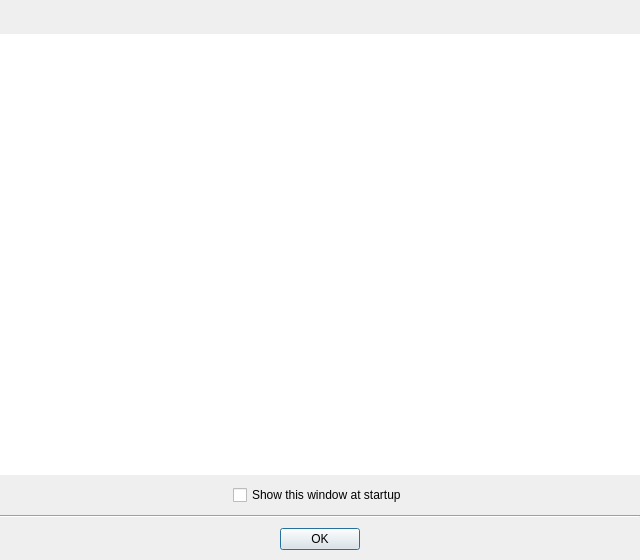
<?xml version="1.0" encoding="UTF-8"?>
<ui version="4.0">
 <class>tmqtAboutDialog</class>
 <widget class="QDialog" name="tmqtAboutDialog">
  <property name="enabled">
   <bool>true</bool>
  </property>
  <property name="geometry">
   <rect>
    <x>0</x>
    <y>0</y>
    <width>640</width>
    <height>560</height>
   </rect>
  </property>
  <property name="windowTitle">
   <string>About TreeMaker</string>
  </property>
  <layout class="QVBoxLayout">
   <property name="spacing">
    <number>10</number>
   </property>
   <property name="leftMargin">
    <number>0</number>
   </property>
   <property name="topMargin">
    <number>10</number>
   </property>
   <property name="rightMargin">
    <number>0</number>
   </property>
   <property name="bottomMargin">
    <number>10</number>
   </property>
   <item alignment="Qt::AlignmentFlag::AlignHCenter">
    <widget class="QLabel" name="labelAbout">
     <property name="enabled">
      <bool>true</bool>
     </property>
     <property name="sizePolicy">
      <sizepolicy hsizetype="Minimum" vsizetype="Fixed">
       <horstretch>0</horstretch>
       <verstretch>0</verstretch>
      </sizepolicy>
     </property>
     <property name="font">
      <font>
       <bold>true</bold>
      </font>
     </property>
     <property name="textInteractionFlags">
      <set>Qt::TextInteractionFlag::NoTextInteraction</set>
     </property>
    </widget>
   </item>
   <item>
    <widget class="QTextBrowser" name="textBrowser">
     <property name="frameShape">
      <enum>QFrame::Shape::NoFrame</enum>
     </property>
     <property name="textInteractionFlags">
      <set>Qt::TextInteractionFlag::NoTextInteraction</set>
     </property>
     <property name="source">
      <url>
       <string>qrc:/about/about.htm</string>
      </url>
     </property>
    </widget>
   </item>
   <item alignment="Qt::AlignmentFlag::AlignHCenter">
    <widget class="QCheckBox" name="checkBox">
     <property name="sizePolicy">
      <sizepolicy hsizetype="Fixed" vsizetype="Fixed">
       <horstretch>0</horstretch>
       <verstretch>0</verstretch>
      </sizepolicy>
     </property>
     <property name="text">
      <string>Show this window at startup</string>
     </property>
    </widget>
   </item>
   <item>
    <widget class="Line" name="line">
     <property name="orientation">
      <enum>Qt::Orientation::Horizontal</enum>
     </property>
    </widget>
   </item>
   <item alignment="Qt::AlignmentFlag::AlignHCenter">
    <widget class="QDialogButtonBox" name="buttonBox">
     <property name="sizePolicy">
      <sizepolicy hsizetype="Fixed" vsizetype="Fixed">
       <horstretch>0</horstretch>
       <verstretch>0</verstretch>
      </sizepolicy>
     </property>
     <property name="standardButtons">
      <set>QDialogButtonBox::StandardButton::Ok</set>
     </property>
     <property name="centerButtons">
      <bool>true</bool>
     </property>
    </widget>
   </item>
  </layout>
 </widget>
 <resources/>
 <connections/>
</ui>
